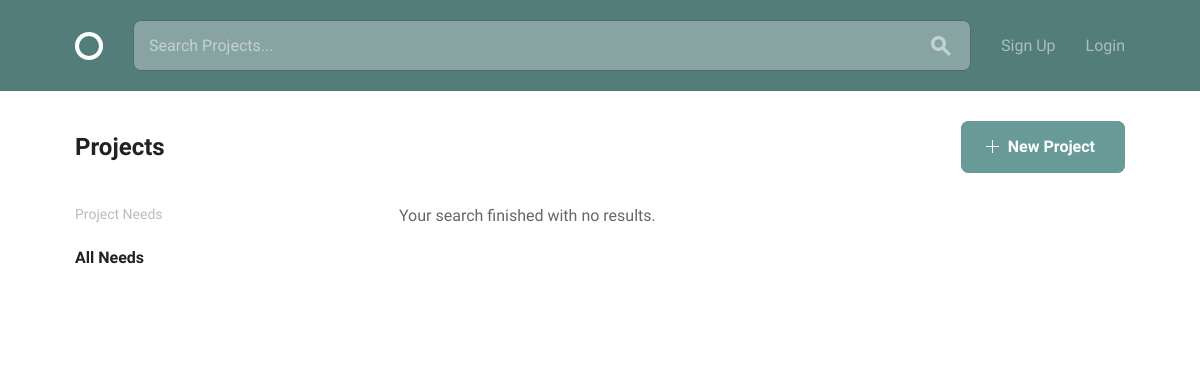
The app's page /, older data.
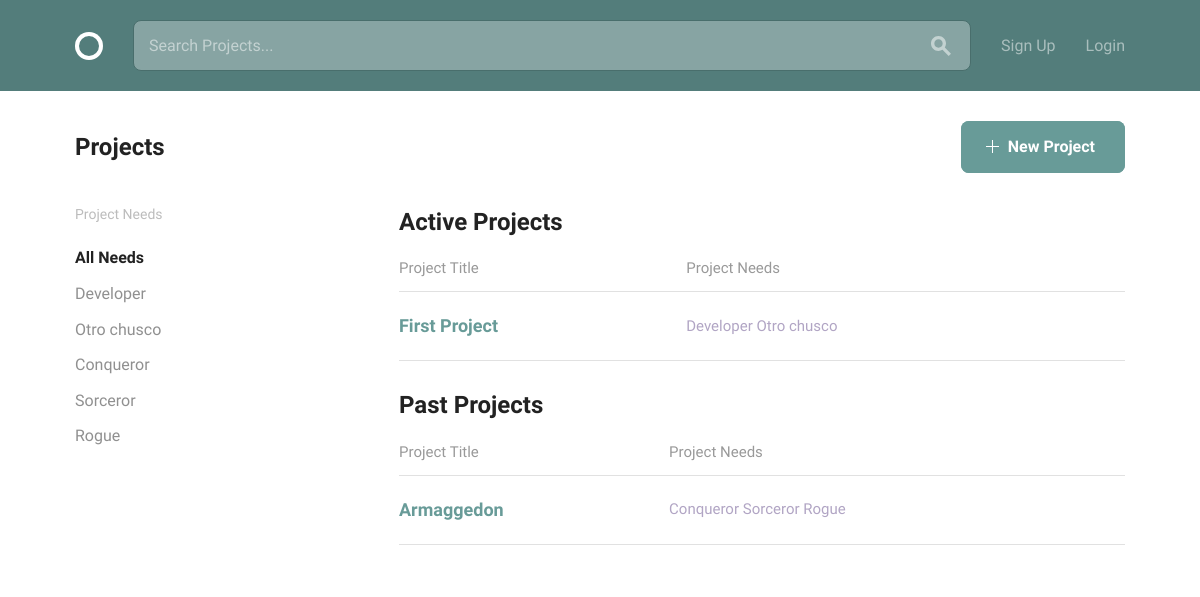
The same page, newer data.
### projects/models.py (models this page shows, shortened)
class Position(models.Model):
    title = models.CharField(max_length=30)
    description = models.CharField(max_length=140)
    applications = models.ManyToManyField('Application', blank=True, related_name="position_applications")

class Project(models.Model):
    owner = models.ForeignKey(settings.AUTH_USER_MODEL, on_delete=models.CASCADE, related_name="project")
    title = models.CharField(max_length=30)
    description = models.CharField(max_length=140)
    requirements = models.CharField(max_length=100)
    timeline = models.CharField(max_length=30, blank=True, default="")
    completed = models.BooleanField(default=False)
    positions = models.ManyToManyField(Position, blank=False)

### team_builder/views.py (the view)
# urls.py: 2. Add a URL to urlpatterns:  url(r'^$', Home.as_view(), name='home')
class Home(generic.TemplateView):
    template_name = "index.html"
    def get_context_data(self, **kwargs):
        context = super(Home, self).get_context_data()
        context['active_projects'] = models.Project.objects.filter(completed=False)
        context['past_projects'] = models.Project.objects.filter(completed=True)
        context['positions'] = models.Position.objects.all()
        return context

### templates/index.html
{%  extends "layout.html" %}
{% block content %}
  <div class="bounds circle--page">
    <div class="circle--page--header circle--fluid">
      <div class="circle--fluid--cell circle--fluid--primary">
        <h2>Projects</h2>
      </div>
      <div class="circle--fluid--cell circle--fluid--secondary">
        <a class="button button-primary icon-on-left" href="{% url 'projects:create-project' %}">
          <svg version="1.1" xmlns="http://www.w3.org/2000/svg" xmlns:xlink="http://www.w3.org/1999/xlink" x="0px" y="0px" viewBox="0 0 13 13" style="enable-background:new 0 0 13 13;" xml:space="preserve" class="add">
            <polygon points="7,6 7,0 6,0 6,6 0,6 0,7 6,7 6,13 7,13 7,7 13,7 13,6 "/>
          </svg>
          New Project
        </a>
      </div>
    </div>
    <div class="grid-25">
      <div class="circle--filter circle--secondary--module">
        <h4>Project Needs</h4>
        <ul class="circle--filter--list">
          <li><a {% if not selected %}class="selected" {% endif %} href="{% url 'home' %}">All Needs</a></li>
          {% for position in positions %}
            <li><a {% if selected == position.pk %} class="selected" {% endif %} href="{% url 'projects:filter' pk=position.pk %}">{{ position.title }}</a></li>
          {% endfor %}
        </ul>
      </div>
    </div>
    <div class="grid-70 grid-push-5">
      {% if not active_projects and not past_projects %}
        <p>Your search finished with no results.</p>
      {% else %}
          {% if active_projects %}
          <h2>Active Projects</h2>
          <table class="u-full-width circle--table">
            <thead>
              <tr>
                <th>Project Title</th>
                <th class="circle--cell--right">Project Needs</th>
              </tr>
            </thead>
            <tbody>
              {% for project in active_projects %}
              <tr class="clickable-row" data-href="{% url 'projects:view-project' pk=project.pk %}">
                <td>
                  <h3>{{ project.title }}</h3>
                </td>
                <td class="circle--cell--right">
                  {% for position in project.positions.all %}
                  <span class="secondary-label">{{ position.title }}</span>
                  {% endfor %}
                </td>
              </tr>
              {% endfor %}
            </tbody>
          </table>
          {% endif %}
          {% if past_projects %}
          <h2>Past Projects</h2>
          <table class="u-full-width circle--table">
            <thead>
              <tr>
                <th>Project Title</th>
                <th class="circle--cell--right">Project Needs</th>
              </tr>
            </thead>
            <tbody>
              {% for project in past_projects %}
              <tr class="clickable-row" data-href="{% url 'projects:view-project' pk=project.pk %}">
                <td>
                  <h3>{{ project.title }}</h3>
                </td>
                <td class="circle--cell--right">
                  {% for position in project.positions.all %}
                  <span class="secondary-label">{{ position.title }}</span>
                  {% endfor %}
                </td>
              </tr>
              {% endfor %}
            </tbody>
          </table>
          {% endif %}
      {% endif %}
    </div>
  </div>
{% endblock %}

Row changes from the older to the newer data that the page shows:
added Position: title "Developer"
added Position: title "Otro chusco"
added Position: title "Conqueror"
added Position: title "Sorceror"
added Position: title "Rogue"
added Project: title "First Project", shown under "Active Projects"
added Project: title "Armaggedon", shown under "Past Projects"
Text that changed along with them:
text no longer shown: "Your search finished with no results."
text now shown: "Active Projects Project Title Project Needs Past Projects Project Title Project Needs"
